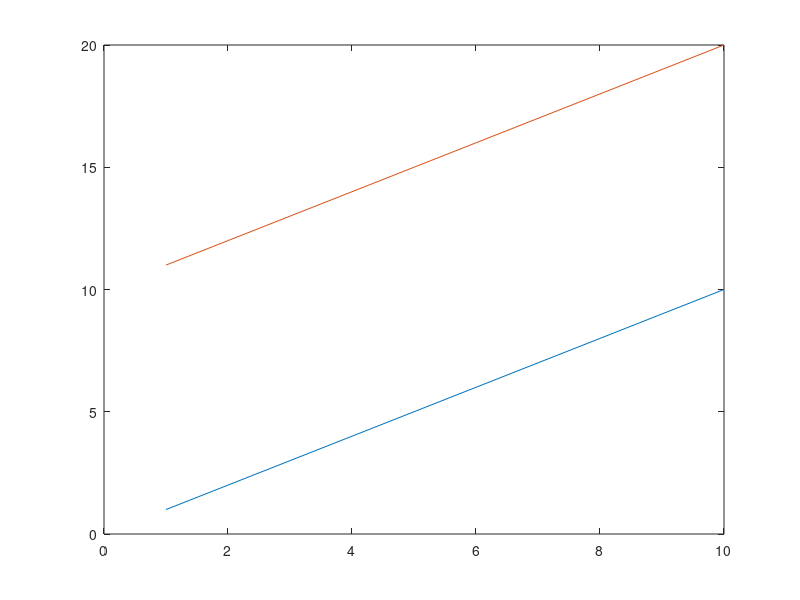
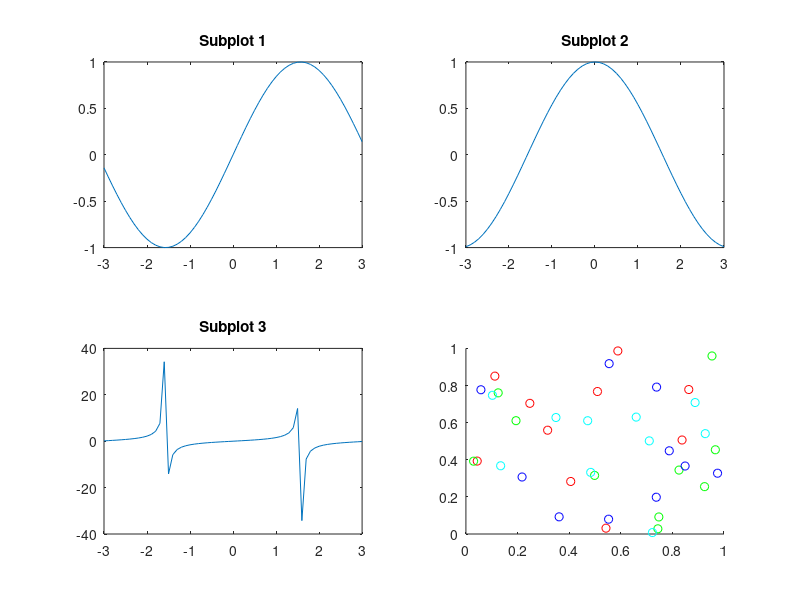

Source code (MATLAB) for these figures, in order:
clc         % clear command window

doc moveavg % open docs
help plot   % show help

x = 1:10;
y = 11:20;
y(7) % 7
y(7) = 77
y(7) % 77
y(1:4) = [11 12 13 14]
y(4) % 14

% create section in livescript
%% section_name enter

% plot multiple things
plot(1:10)
hold on
plot(11:20)
hold off

x = -3:0.1:3;
y1 = sin(x);
y2 = cos(x);
y3= tan(x);
y4=1./cos(x);
figure
subplot(2,2,1)
plot(x,y1)
title('Subplot 1')
subplot(2,2,2)
plot(x,y2)
title('Subplot 2')
subplot(2,2,3)
plot(x,y3)
title('Subplot 3')
subplot(2,2,4)
plot(x,y4)
title('Subplot 4')

x=rand(2,10);
scatter(x(1,:),x(2,:),'r');
hold on
x=rand(2,10);
scatter(x(1,:),x(2,:),'g');
hold on
x=rand(2,10);
scatter(x(1,:),x(2,:),'b');
hold on
x=rand(2,10);
scatter(x(1,:),x(2,:),'c');